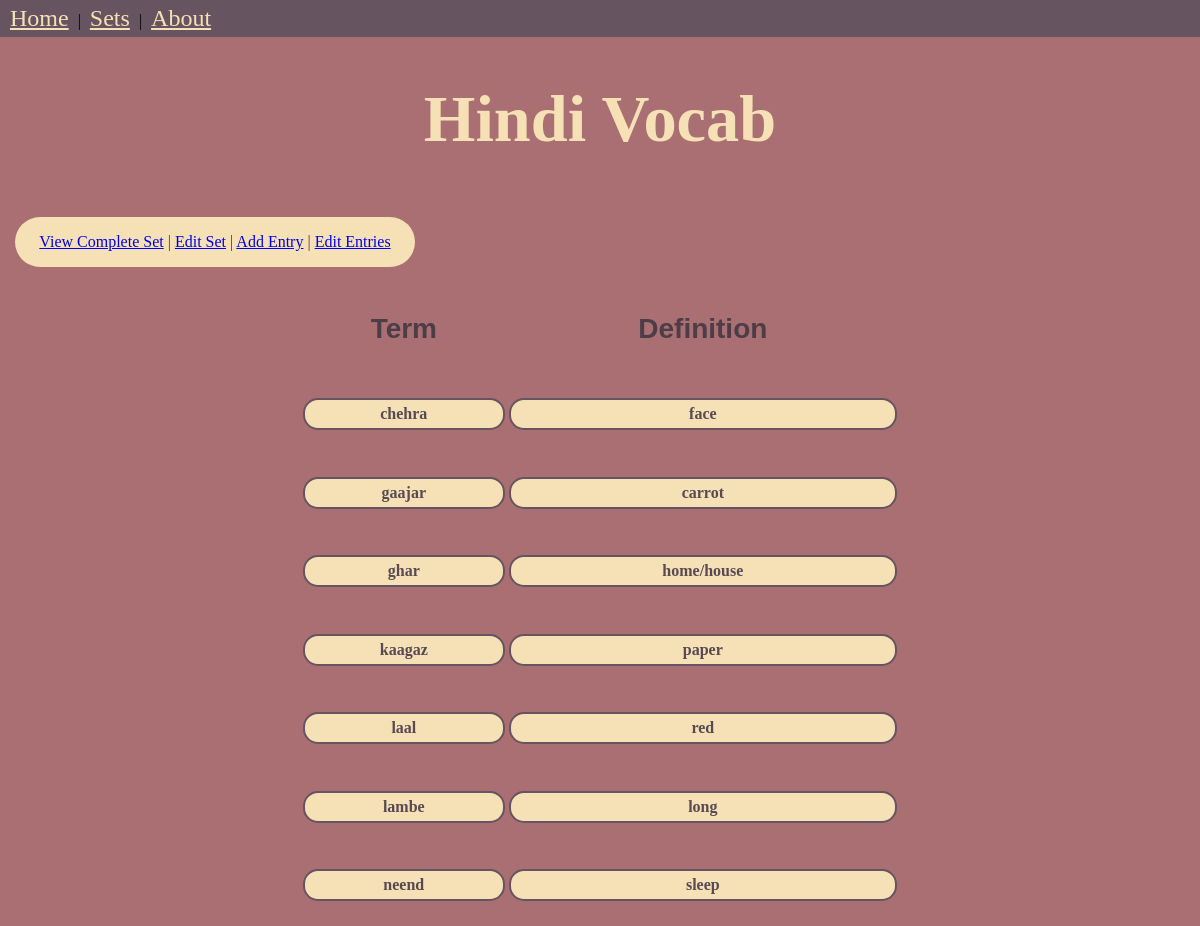
Page /sets/viewComplete/13 on the earlier database version.
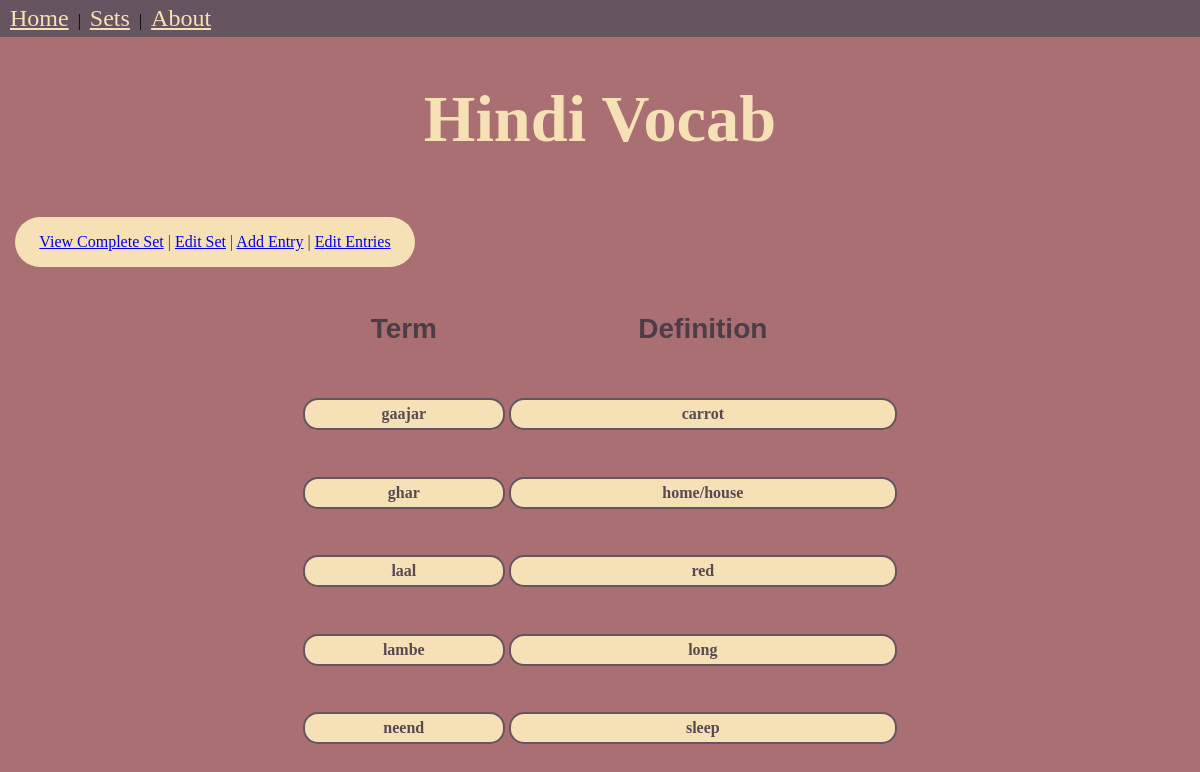
Same page on the later database version.
### dict/models.py (models this page shows, shortened)
class Entry(models.Model):
    set = models.ForeignKey(Set, on_delete=models.CASCADE)
    term = models.TextField()
    definition = models.TextField()

### dict/views.py (the view)
# urls.py: re_path(r'sets/viewComplete/(?P<set_id>[\d]+)', views.viewCompleteSet, name='viewCompleteSet'),
def viewCompleteSet(request, set_id):
        set_obj=Set.objects.get(id=set_id)
        entry_list = set_obj.entry_set.order_by("term")
        context = {'set_obj': set_obj, 'entries':entry_list}
        return render (request, 'dictTemplates/viewCompleteSet.html', context)

### dict/models.py (called while the page is built)
    def __str__(self):
        return self.title

### dict/templates/dictTemplates/viewCompleteSet.html (shortened to what this page needs)
<!DOCTYPE html>
<html>
    <head>
        <link rel="stylesheet" href="/static/css/style.css">
    </head>
    <body>
        <div id="navBar">
            <nav>
                <a href="{% url 'Home' %}">Home</a> |
                <a href="{% url 'Sets' %}">Sets</a> |
                <a href="{% url 'About' %}">About</a>
            </nav>
        </div>
        <h1 style="text-align:center">{{set_obj}}</h1>
        <div id="setMenu">
            <a href="{% url 'viewCompleteSet' set_obj.id %}">View Complete Set</a> |
            <a href="{% url 'editSet' set_obj.id %}">Edit Set</a> |
            <a href="{% url 'createEntry' set_obj.id %}">Add Entry</a> |
            <a href="{% url 'editEntries' set_obj.id %}">Edit Entries</a>
        </div>
        <center><table style = "width: 50%">
            <tr>
                <th><h3>Term</h3></th>
                <th><h3>Definition</h3></th>
            </tr>
            {% for entry in entries %}
                <tr>
                    <td><h4> {{entry.term}}</h4></td>
                    <td><h4> {{entry.definition}}</h4></td>
                </tr>
            {%endfor%}
        </table></center>
    </body>
</html>

Differences in the rows shown:
removed Entry: term "chehra", definition "face"
removed Entry: term "kaagaz", definition "paper"
